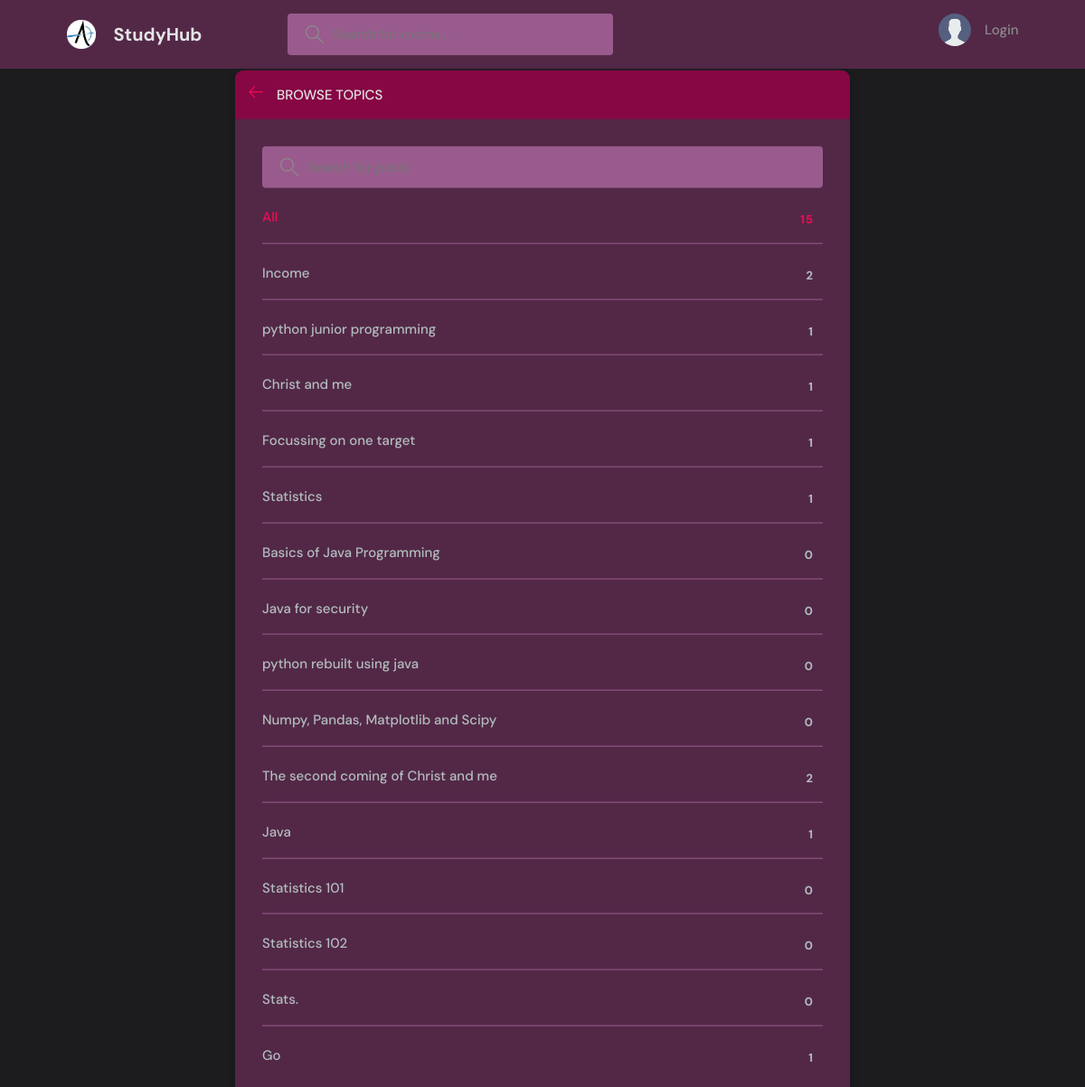
Page /topics on the earlier database version.
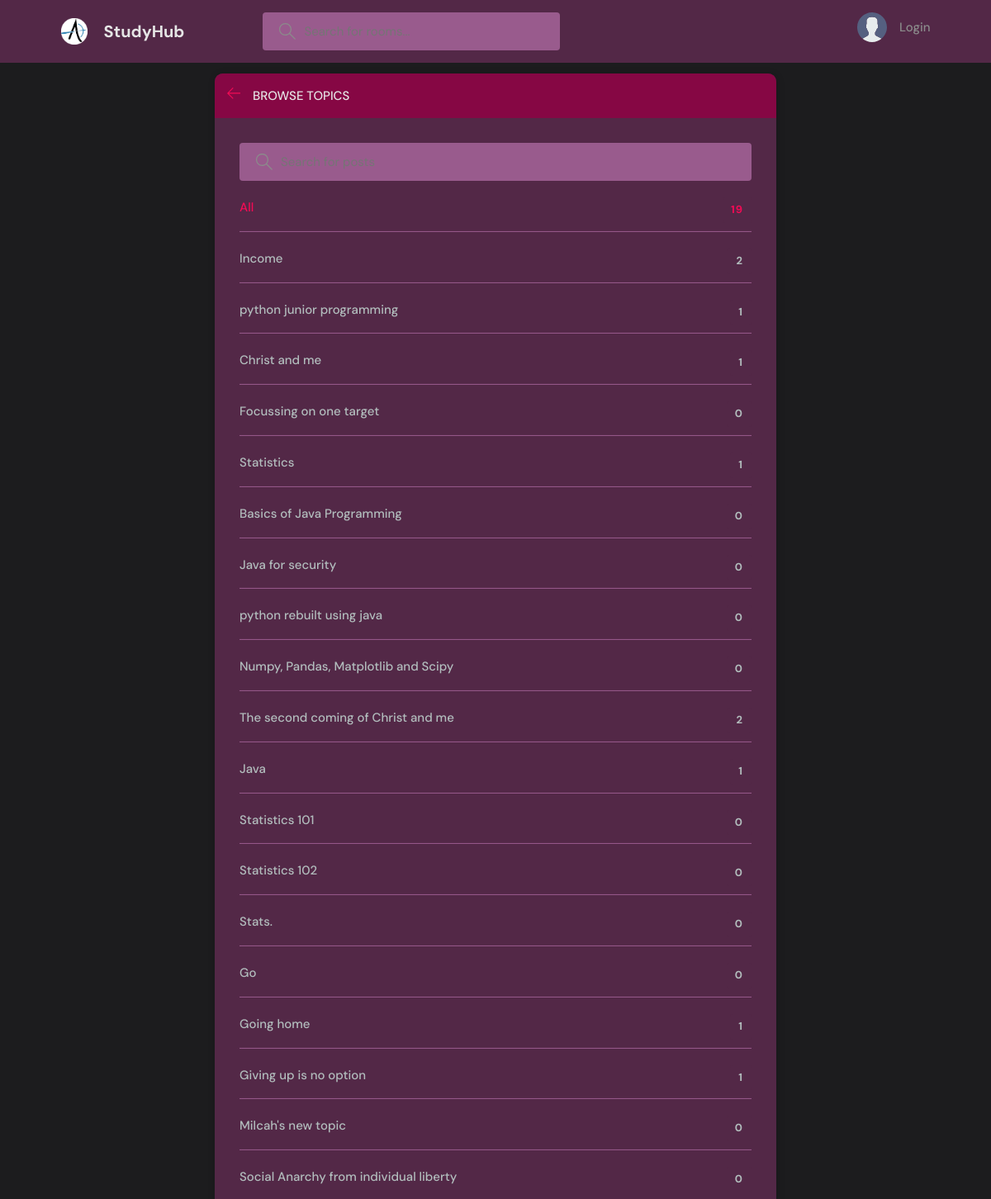
Same page on the later database version.
### Rooms/models.py (models this page shows, shortened)
class Topic(models.Model):
    name=models.CharField(max_length=200)

### Rooms/views.py (the view)
# urls.py: path('topics', views.mobileTopicsPage, name='topics'),
def mobileTopicsPage(request):
    q = request.GET.get('q') if request.GET.get('q')!=None else ''
    topics = Topic.objects.filter(name__icontains = q)
    context = {'topics': topics}
    return render(request, 'Rooms/topics.html', context)

### Rooms/templates/Rooms/topics.html (shortened to what this page needs)
{% extends 'parent_hub/base.html' %}
{% block content %}
    <main class="create-room layout">
      <div class="container">
        <div class="layout__box">
          <div class="layout__boxHeader">
            <div class="layout__boxTitle">
              <a href="{% url 'home' %}">
                <svg version="1.1" xmlns="http://www.w3.org/2000/svg" width="32" height="32" viewBox="0 0 32 32">
                  <title>arrow-left</title>
                  <path
                    d="M13.723 2.286l-13.723 13.714 13.719 13.714 1.616-1.611-10.96-10.96h27.625v-2.286h-27.625l10.965-10.965-1.616-1.607z"
                  ></path>
                </svg>
              </a>
              <h3>Browse Topics</h3>
            </div>
          </div>
          <div class="topics-page layout__body">
            <form class="header__search" action="">
              <label>
                <input placeholder="Search for posts" name="q"/>
              </label>
            </form>
            <ul class="topics__list">
              <li>
                <a href="{% url 'home' %}" class="active">All <span>{{topics.count}}</span></a>
              </li>
              {% for topic in topics %}
              <li>
                <a href="{% url 'home' %}?q={{topic.name}}">{{topic.name}} <span>{{topic.room_set.all.count}}</span></a>
              </li>
              {% endfor %}
            </ul>
          </div>
        </div>
      </div>
    </main>
{% endblock %}

Differences in the rows shown:
computed for Topic "Focussing on one target": room_set.all.count "1" → "0"
computed for Topic "Go": room_set.all.count "1" → "0"
added Topic: name "Going home", room_set.all.count "1"
added Topic: name "Giving up is no option", room_set.all.count "1"
added Topic: name "Milcah's new topic", room_set.all.count "0"
added Topic: name "Social Anarchy from individual liberty", room_set.all.count "0"
Other differences:
{{ topics.count }}: "15" → "19"
